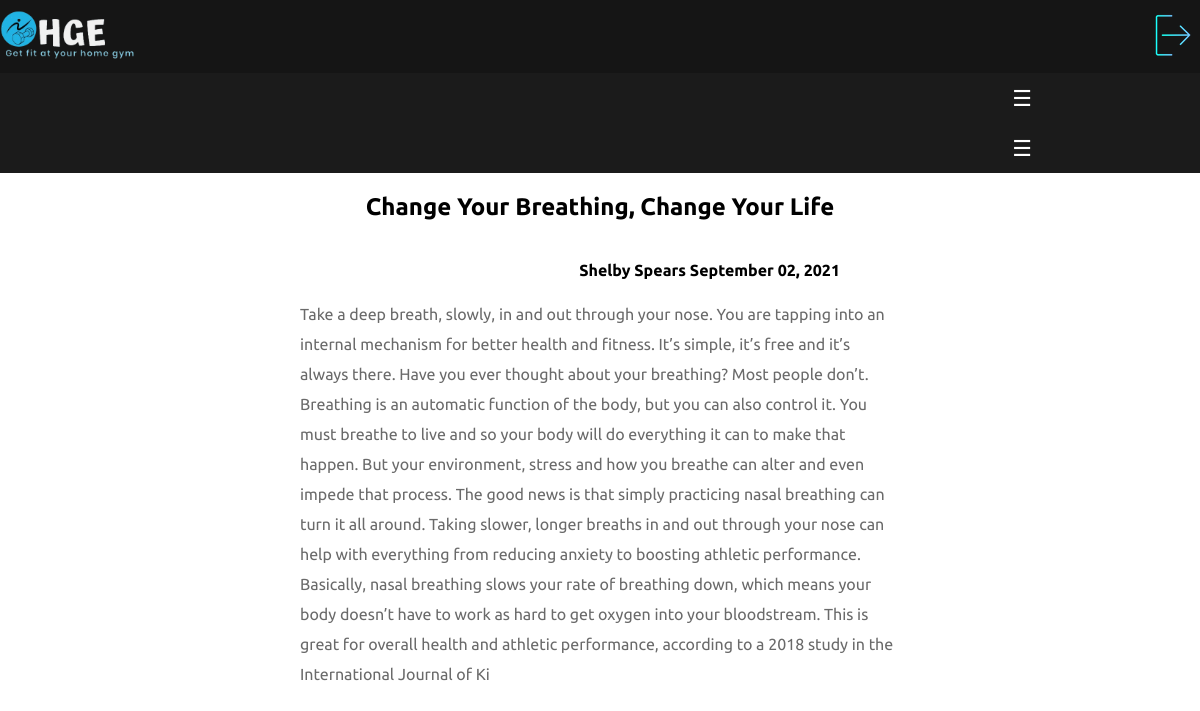
Screenshot of /blog.php?blog-id=6 (signed in) with the database file from the repository.
### tables this page shows
CREATE TABLE `blog` (
  `id` int(11) NOT NULL,
  `title` varchar(200) NOT NULL,
  `details` varchar(1000) NOT NULL,
  `author` varchar(20) NOT NULL,
  `publish` varchar(40) DEFAULT NULL,
  `image_path` varchar(200) NOT NULL
);

### blog.php (the view, shortened to what this page needs)
<?php
 include "config.php";
 include "navbar.php";
?>
<!DOCTYPE html>
<html lang="en">
<head>
    <link rel="stylesheet" href="css/style.css">
</head>
<body>
    <section class="container v-blog">
    <?php
                    $blog_id = $_GET['blog-id'];
                    $sql = "SELECT * FROM blog WHERE `id` ='$blog_id' ";
                    $res = mysqli_query($conn,  $sql);
                    if (mysqli_num_rows($res) > 0) {
                        while ($blog = mysqli_fetch_assoc($res)) { ?>
                        <div class="b-title">
                            <h2><?php echo $blog['title']  ?></a></h2>
                        </div>
                        <div class="b-author">
                            <h4><?php echo $blog['author']  ?> <span><?php echo $blog['publish']  ?></span></h4>
                        </div>
                        <div class="b-detail">
                            <p><?php echo $blog['details']  ?></p>
                        </div>
                    <?php } }?>
    </section>
</body>
</html>

### css/style.css (style rules this page uses)
* { box-sizing: border-box; -webkit-box-sizing: border-box; -moz-box-sizing: border-box; scroll-behavior: smooth; margin: 0; padding: 0; box-sizing: border-box; }
body { font-family: 'Oswald', sans-serif; font-family: 'Ubuntu', sans-serif; -webkit-font-smoothing: antialiased; }
.container { margin: 5% 14%; }
.v-blog h2 { text-align: center; margin: 20px 0; }
.v-blog { width: 50%; margin: 0 auto; }
.v-blog h4 { width: 80%; text-align: right; margin: 20px auto; }
.v-blog p { color: rgb(106, 106, 106); line-height: 30px; text-justify: distribute-all-lines; }

### rows the page displays
blog: title "Change Your Breathing, Change Your Life", author "Shelby Spears", publish "September 02, 2021", details "Take a deep breath, slowly, in and out through your nose. You are tapping into an internal mechanism for better health and fitness. It’s simple, it’s free and it’s always there. Have you ever thought about your breathing? Most people don’t. Breathing is an automatic function of the body, but you can also control it. You must breathe to live and so your body will do everything it can to make that happen. But your environment, stress and how you breathe can alter and even impede that process. The good news is that simply practicing nasal breathing can turn it all around. Taking slower, longer breaths in and out through your nose can help with everything from reducing anxiety to boosting…"
